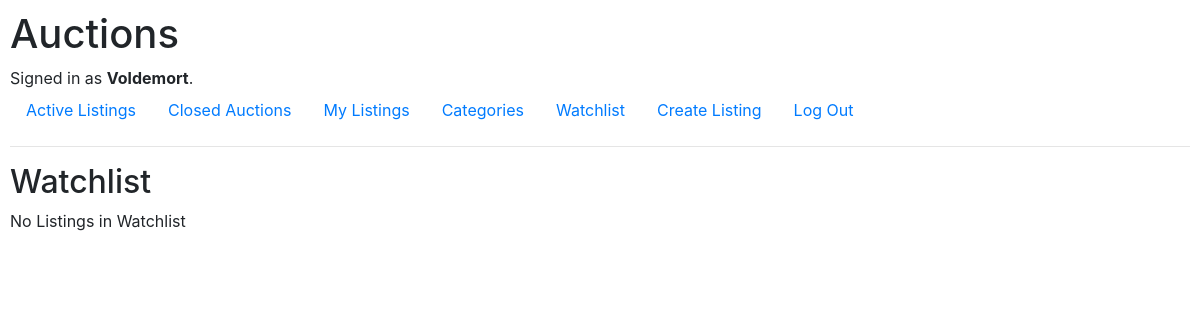
Before: /watchlist/ (signed in) with the older database file.
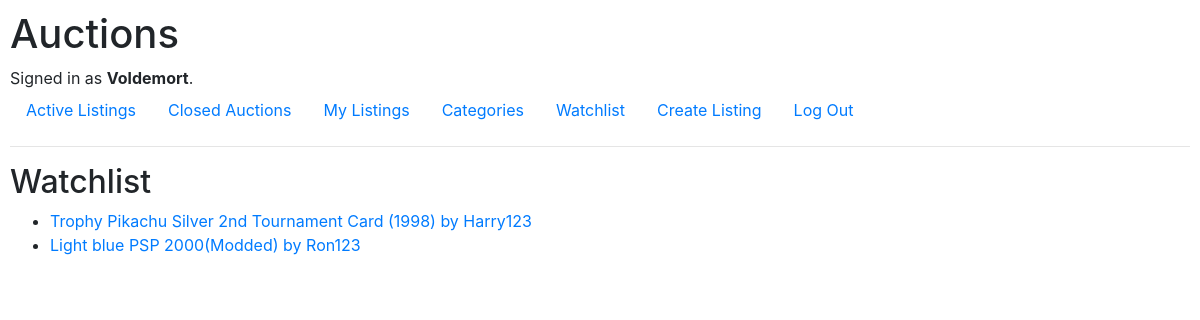
After: the same page with the newer database file.
### auctions/models.py (models this page shows, shortened)
class Listing(models.Model):
    user = models.ForeignKey(User, on_delete=models.CASCADE, related_name="user_listings")
    title = models.CharField(max_length=50, blank=False)
    description = models.CharField(max_length=200, blank=False)
    url = models.URLField(blank=False)
    category = models.ForeignKey(Category, on_delete=models.CASCADE, related_name="listings")
    created_at = models.DateTimeField(default=now)
    price = models.DecimalField(max_digits=10, decimal_places=2, blank=False, default=0.00)
    status = models.CharField(max_length=10, choices=[('active', 'Active'), ('closed', 'Closed')], default='active')

class User(AbstractUser):
    pass

### auctions/views.py (the view)
# urls.py: path("watchlist/", views.watchlist, name="watchlist"),
@login_required
def watchlist(request):
    if request.method == "POST":
        listing_id = request.POST.get("listing_id")
        listing = Listing.objects.get(id=listing_id)
        if not Watchlist.objects.filter(user=request.user, listing=listing).exists():
            Watchlist.objects.create(
                user=request.user,
                listing=listing
            )
        return redirect('watchlist')
    else:
        watchlist_listing = Watchlist.objects.filter(user=request.user)
        listings = []
        for entry in watchlist_listing:
            listings.append(entry.listing)
        context = {
            "listings": listings,
        }
        return render(request, "auctions/watchlist.html", context)

### auctions/templates/auctions/watchlist.html
{% extends "auctions/layout.html" %} {% block title%} Watchlist {%endblock%}
{%block body %}
<h2>Watchlist</h2>
{%if listings%}
<ul>
  {% for listing in listings %}
  <li>
    <a href="{% url 'listing_detail' id=listing.id %}">
      {{listing.title}} by {{listing.user}}
    </a>
  </li>
  {%endfor%}
</ul>
{%else%}
<p>No Listings in Watchlist</p>
{%endif%} {%endblock%}

Changed rows visible on the page:
added Listing: title "Trophy Pikachu Silver 2nd Tournament Card (1998)", user "Harry123"
added Listing: title "Light blue PSP 2000(Modded)", user "Ron123"
Other visible differences:
text no longer shown: "No Listings in Watchlist"
